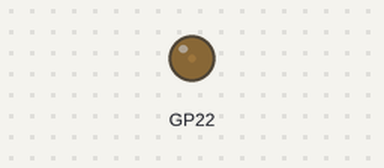
Simulated run of this program. Board: Raspberry Pi Pico running CircuitPython. On the bench: output pins drawn as LEDs (lit = HIGH).

Above: at 0.05 s.
At 1.65 s:
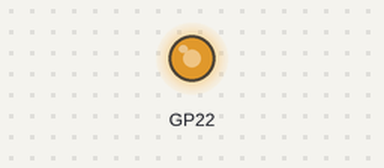
At 5.5 s:
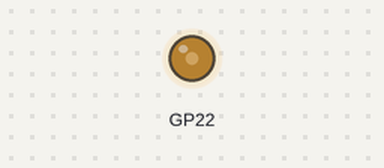
At 10.95 s:
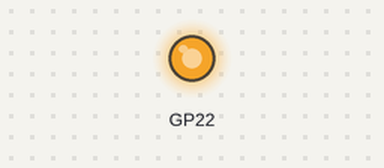
Timing chart, 0 to 16.9 s (numbered marks = the images above):
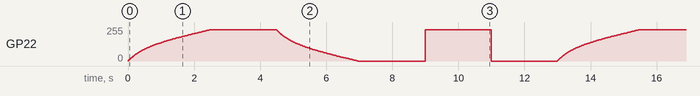

The program:

main.py
```python
from gauge import Gauge
import board
import time

g = Gauge(board.GP22)

while True:
    g.set_percentage(100, True)
    time.sleep(2)

    g.set_percentage(0, True)
    time.sleep(2)

    g.set_percentage(100)
    time.sleep(2)

    g.set_percentage(0)
    time.sleep(2)
```

gauge.py
```python
import math
import pwmio
import time

class Gauge:
    MIN_SLEEP = 0.01
    MAX_SLEEP = 0.04
    MAX_DUTY_CYCLE = 60000

    def __init__(self, pin):
        self.gauge = pwmio.PWMOut(pin, frequency=1000)
        self.current_pct = 0


    def __percent_to_duty_cycle(self, pct):
        return int((pct / 100) * self.MAX_DUTY_CYCLE)


    # Source from: https://gist.github.com/robweychert/7efa6a5f762207245646b16f29dd6671
    def __easeInOutSine(self, t):
        return -(math.cos(math.pi * t) -1) / 2


    def set_percentage(self, new_pct, with_easing = False):
        if new_pct > 100:
            new_pct = 100
        elif new_pct < 0:
            new_pct = 0

        # If there's no change, do nothing.
        if new_pct == self.current_pct:
            return

        if with_easing == True:
            num_frames = abs(self.current_pct - new_pct)
            incr = -1 if new_pct < self.current_pct else 1

            for f in range(0, num_frames):
                easing = self.__easeInOutSine(f / num_frames)
                self.current_pct = self.current_pct + incr
                self.gauge.duty_cycle = self.__percent_to_duty_cycle(self.current_pct)

                sleep_time = self.MIN_SLEEP + (self.MAX_SLEEP - self.MIN_SLEEP) * easing
                time.sleep(sleep_time)

        else:
            self.gauge.duty_cycle = self.__percent_to_duty_cycle(new_pct)
            self.current_pct = new_pct
```

Measured:
- by itself, GP22: moves between 0/255 and 233/255, repeating every 13.0 s
